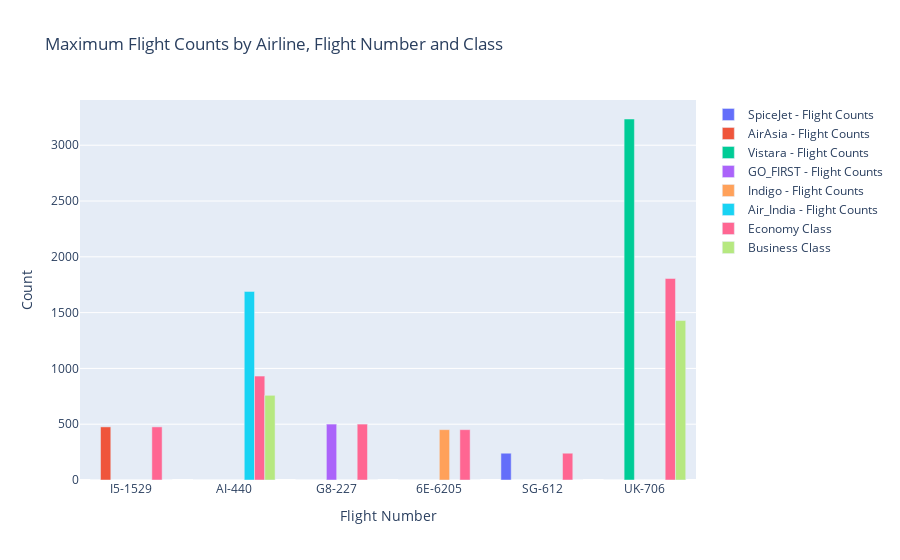

Source (notebook cell):
### Code cell
max_flight_counts = ['I5-1529', 'AI-440', 'G8-227', '6E-6205', 'SG-612', 'UK-706']

airlines = df['airline'].unique()

fig = go.Figure()

for airline in airlines:
    counts = []
    for flight in max_flight_counts:
        count = df[(df['flight'] == flight) & (df['airline'] == airline)]['price'].count()
        counts.append(count)
    fig.add_trace(go.Bar(name=f'{airline} - Flight Counts', x=max_flight_counts, y=counts))

class_counts = []
for flight in max_flight_counts:
    economy_count = df[(df['flight'] == flight) & (df['class'] == 'Economy')]['price'].count()
    business_count = df[(df['flight'] == flight) & (df['class'] == 'Business')]['price'].count()
    class_counts.append((economy_count, business_count))

economy_counts, business_counts = zip(*class_counts)

fig.add_trace(go.Bar(name='Economy Class', x=max_flight_counts, y=economy_counts))
fig.add_trace(go.Bar(name='Business Class', x=max_flight_counts, y=business_counts))

fig.update_layout(barmode='group', title='Maximum Flight Counts by Airline, Flight Number and Class', xaxis_title='Flight Number', yaxis_title='Count')

fig.show()

### Figure 1 — Plotly figure (JSON) as saved in the notebook; plotly's stock layout.template omitted (floating-point values rounded to 4 significant figures)
{"data": [{"name": "SpiceJet - Flight Counts", "type": "bar", "x": ["I5-1529", "AI-440", "G8-227", "6E-6205", "SG-612", "UK-706"], "y": [0, 0, 0, 0, 240, 0]}, {"name": "AirAsia - Flight Counts", "type": "bar", "x": ["I5-1529", "AI-440", "G8-227", "6E-6205", "SG-612", "UK-706"], "y": [476, 0, 0, 0, 0, 0]}, {"name": "Vistara - Flight Counts", "type": "bar", "x": ["I5-1529", "AI-440", "G8-227", "6E-6205", "SG-612", "UK-706"], "y": [0, 0, 0, 0, 0, 3235]}, {"name": "GO_FIRST - Flight Counts", "type": "bar", "x": ["I5-1529", "AI-440", "G8-227", "6E-6205", "SG-612", "UK-706"], "y": [0, 0, 501, 0, 0, 0]}, {"name": "Indigo - Flight Counts", "type": "bar", "x": ["I5-1529", "AI-440", "G8-227", "6E-6205", "SG-612", "UK-706"], "y": [0, 0, 0, 451, 0, 0]}, {"name": "Air_India - Flight Counts", "type": "bar", "x": ["I5-1529", "AI-440", "G8-227", "6E-6205", "SG-612", "UK-706"], "y": [0, 1690, 0, 0, 0, 0]}, {"name": "Economy Class", "type": "bar", "x": ["I5-1529", "AI-440", "G8-227", "6E-6205", "SG-612", "UK-706"], "y": [476, 931, 501, 451, 240, 1806]}, {"name": "Business Class", "type": "bar", "x": ["I5-1529", "AI-440", "G8-227", "6E-6205", "SG-612", "UK-706"], "y": [0, 759, 0, 0, 0, 1429]}], "layout": {"barmode": "group", "title": {"text": "Maximum Flight Counts by Airline, Flight Number and Class"}, "xaxis": {"title": {"text": "Flight Number"}}, "yaxis": {"title": {"text": "Count"}}}}
